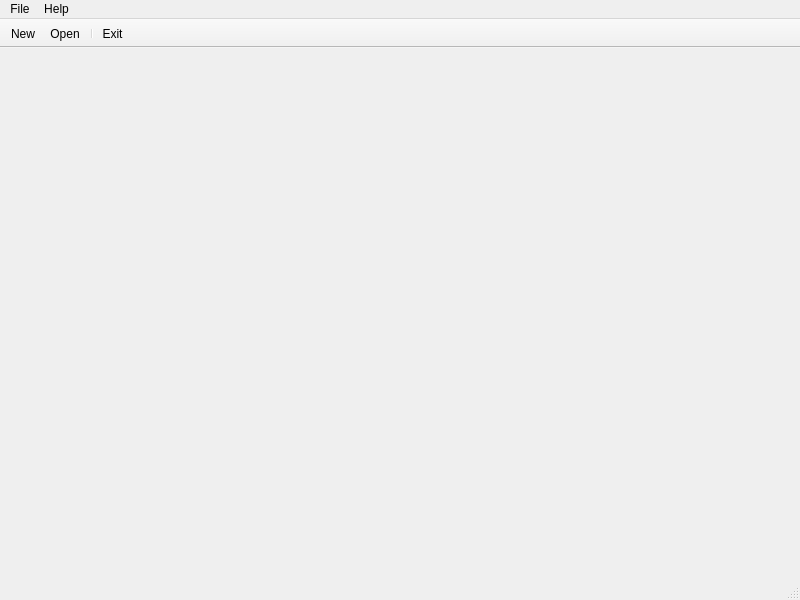
<?xml version="1.0" encoding="UTF-8"?>
<ui version="4.0">
 <class>MainWindow</class>
 <widget class="QMainWindow" name="MainWindow">
  <property name="geometry">
   <rect>
    <x>0</x>
    <y>0</y>
    <width>800</width>
    <height>600</height>
   </rect>
  </property>
  <property name="windowTitle">
   <string>MainWindow</string>
  </property>
  <widget class="QWidget" name="centralwidget"/>
  <widget class="QMenuBar" name="menubar">
   <property name="geometry">
    <rect>
     <x>0</x>
     <y>0</y>
     <width>800</width>
     <height>20</height>
    </rect>
   </property>
   <widget class="QMenu" name="menuFile">
    <property name="title">
     <string>File</string>
    </property>
    <addaction name="actionNew"/>
    <addaction name="actionOpen"/>
    <addaction name="separator"/>
    <addaction name="actionExit"/>
   </widget>
   <widget class="QMenu" name="menuHelp">
    <property name="title">
     <string>Help</string>
    </property>
    <widget class="QMenu" name="menuAbout">
     <property name="title">
      <string>About</string>
     </property>
     <addaction name="actionAbout_Software"/>
     <addaction name="actionAbout_Qt"/>
    </widget>
    <addaction name="menuAbout"/>
   </widget>
   <addaction name="menuFile"/>
   <addaction name="menuHelp"/>
  </widget>
  <widget class="QStatusBar" name="statusbar"/>
  <widget class="QToolBar" name="toolBar">
   <property name="windowTitle">
    <string>toolBar</string>
   </property>
   <property name="movable">
    <bool>false</bool>
   </property>
   <property name="toolButtonStyle">
    <enum>Qt::ToolButtonTextUnderIcon</enum>
   </property>
   <attribute name="toolBarArea">
    <enum>TopToolBarArea</enum>
   </attribute>
   <attribute name="toolBarBreak">
    <bool>false</bool>
   </attribute>
   <addaction name="actionNew"/>
   <addaction name="actionOpen"/>
   <addaction name="separator"/>
   <addaction name="actionExit"/>
  </widget>
  <action name="actionNew">
   <property name="icon">
    <iconset resource="icons.qrc">
     <normaloff>:/icons/arch-icon.png</normaloff>:/icons/arch-icon.png</iconset>
   </property>
   <property name="text">
    <string>New</string>
   </property>
   <property name="toolTip">
    <string>Click here to create a new project</string>
   </property>
   <property name="statusTip">
    <string>Create a new project</string>
   </property>
   <property name="shortcut">
    <string>Ctrl+N</string>
   </property>
  </action>
  <action name="actionOpen">
   <property name="icon">
    <iconset resource="icons.qrc">
     <normaloff>:/icons/app-icon.png</normaloff>:/icons/app-icon.png</iconset>
   </property>
   <property name="text">
    <string>Open</string>
   </property>
   <property name="toolTip">
    <string>Click here to open an existing project</string>
   </property>
   <property name="statusTip">
    <string>Opens an existing project</string>
   </property>
   <property name="shortcut">
    <string>Ctrl+O</string>
   </property>
  </action>
  <action name="actionExit">
   <property name="icon">
    <iconset resource="icons.qrc">
     <normaloff>:/icons/windows-icon.png</normaloff>:/icons/windows-icon.png</iconset>
   </property>
   <property name="text">
    <string>Exit</string>
   </property>
   <property name="toolTip">
    <string>Click to exit the application</string>
   </property>
   <property name="statusTip">
    <string>Exits the application</string>
   </property>
   <property name="shortcut">
    <string>Ctrl+Q</string>
   </property>
  </action>
  <action name="actionAbout_Software">
   <property name="text">
    <string>About Software</string>
   </property>
  </action>
  <action name="actionAbout_Qt">
   <property name="text">
    <string>About Qt</string>
   </property>
  </action>
 </widget>
 <resources>
  <include location="icons.qrc"/>
 </resources>
 <connections/>
</ui>
